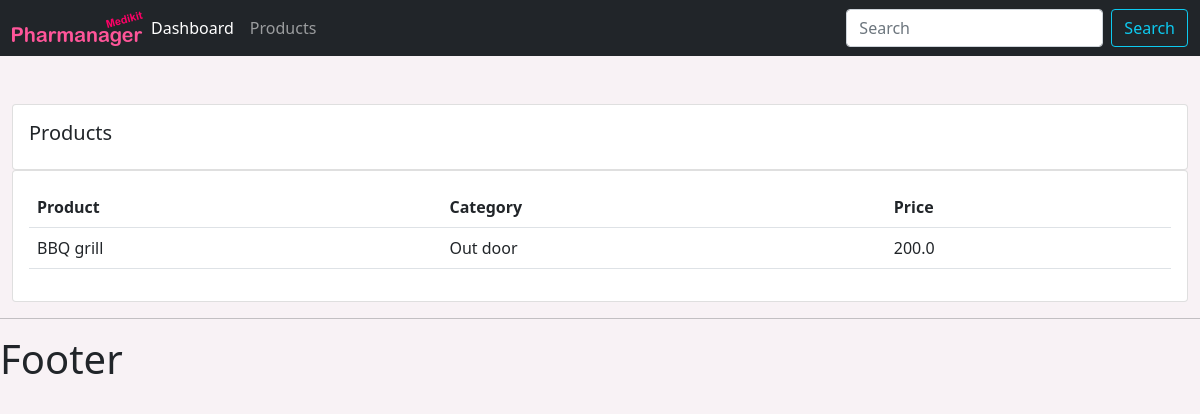
The app's page /products/, older data.
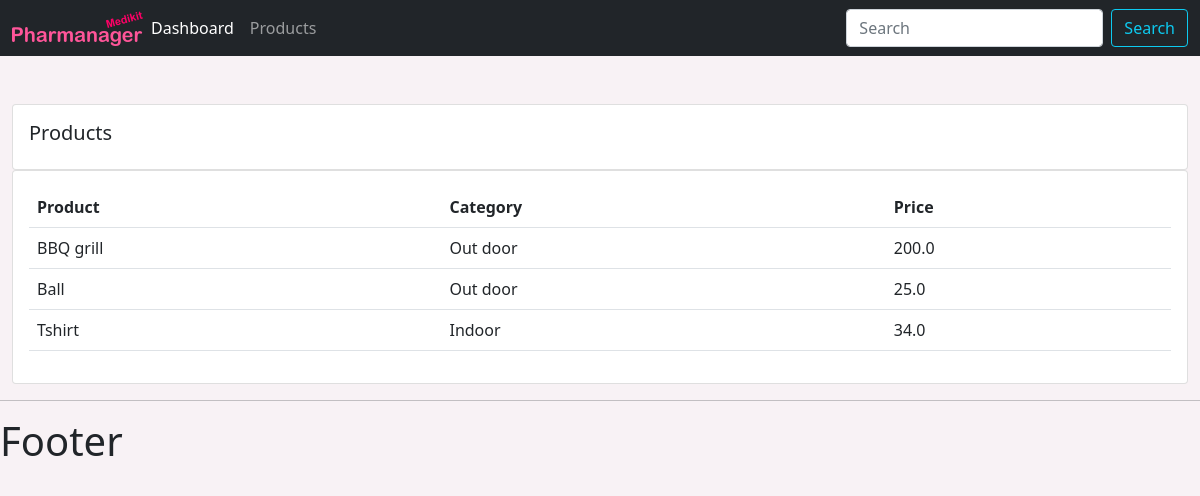
The same page, newer data.
### user_accounts/models.py (models this page shows, shortened)
class Product(models.Model):
    CATEGORY = (
        ('Indoor', 'Indoor'),
        ('Out door', 'Out door'),
    )
    name = models.CharField(max_length=200, null=True)
    price = models.FloatField(null=True)
    category = models.CharField(max_length=200, null=True, choices=CATEGORY)
    description = models.CharField(max_length=200, null=True, blank=True)
    date_created = models.DateTimeField(auto_now_add=True)
    tags = models.ManyToManyField(Tag)

### user_accounts/views.py (the view)
# urls.py: path('products/', views.products, name="products"),
def products(request):
    products = Product.objects.all()
    return render(request, 'user_accounts/products.html', {'products': products})

### user_accounts/templates/user_accounts/products.html
{%  extends 'user_accounts/main.html' %}
{% block content %}
		<br>
		<div class="row">
			<div class="col-md">
				<div class="card card-body">
					<h5>Products</h5>
				</div>
				<div class="card card-body">
					<table class="table">
						<tr>
							<th>Product</th>
							<th>Category</th>
							<th>Price</th>
						</tr>
						{% for i in products %}
							<tr>
								<td>{{i.name}}</td>
								<td>{{i.category}}</td>
								<td>{{i.price}}</td>
							</tr>
						{% endfor %}
					</table>
				</div>
			</div>
		</div>
{% endblock content %}

Row changes from the older to the newer data that the page shows:
added Product: name "Ball", category "Out door", price "25.0"
added Product: name "Tshirt", category "Indoor", price "34.0"
